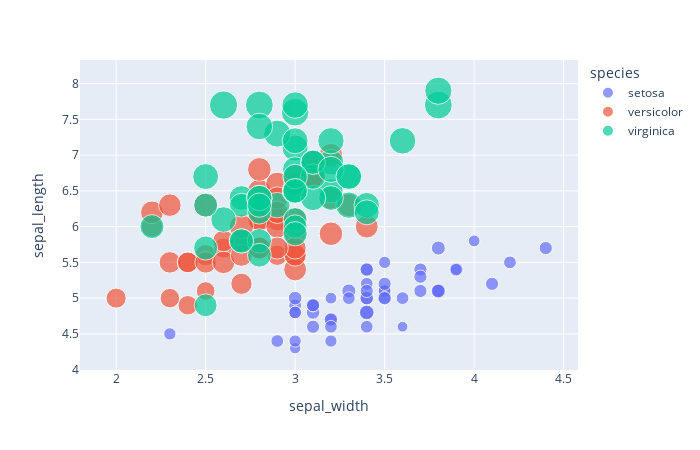

Notebook code cell kept with this figure:
### Code cell
df = px.data.iris()
fig = (px.scatter(df, x="sepal_width", y="sepal_length", color="species",
                 size='petal_length', hover_data=['petal_width'])
 .update_layout(autosize=False))
fig

### Figure 1 — Plotly figure (JSON) as saved in the notebook; plotly's stock layout.template omitted (floating-point values rounded to 4 significant figures)
{"data": [{"customdata": [[0.2], [0.2], [0.2], [0.2], [0.2], [0.4], [0.3], [0.2], [0.2], [0.1], [0.2], [0.2], [0.1], [0.1], [0.2], [0.4], [0.4], [0.3], [0.3], [0.3], [0.2], [0.4], [0.2], [0.5], [0.2], [0.2], [0.4], [0.2], [0.2], [0.2], [0.2], [0.4], [0.1], [0.2], [0.1], [0.2], [0.2], [0.1], [0.2], [0.2], [0.3], [0.3], [0.2], [0.6], [0.4], [0.3], [0.2], [0.2], [0.2], [0.2]], "hovertemplate": "species=setosa<br>sepal_width=%{x}<br>sepal_length=%{y}<br>petal_length=%{marker.size}<br>petal_width=%{customdata[0]}<extra></extra>", "legendgroup": "setosa", "marker": {"color": "#636efa", "size": [1.4, 1.4, 1.3, 1.5, 1.4, 1.7, 1.4, 1.5, 1.4, 1.5, 1.5, 1.6, 1.4, 1.1, 1.2, 1.5, 1.3, 1.4, 1.7, 1.5, 1.7, 1.5, 1, 1.7, 1.9, 1.6, 1.6, 1.5, 1.4, 1.6, 1.6, 1.5, 1.5, 1.4, 1.5, 1.2, 1.3, 1.5, 1.3, 1.5, 1.3, 1.3, 1.3, 1.6, 1.9, 1.4, 1.6, 1.4, 1.5, 1.4], "sizemode": "area", "sizeref": 0.01725, "symbol": "circle"}, "mode": "markers", "name": "setosa", "showlegend": true, "type": "scatter", "x": [3.5, 3, 3.2, 3.1, 3.6, 3.9, 3.4, 3.4, 2.9, 3.1, 3.7, 3.4, 3, 3, 4, 4.4, 3.9, 3.5, 3.8, 3.8, 3.4, 3.7, 3.6, 3.3, 3.4, 3, 3.4, 3.5, 3.4, 3.2, 3.1, 3.4, 4.1, 4.2, 3.1, 3.2, 3.5, 3.1, 3, 3.4, 3.5, 2.3, 3.2, 3.5, 3.8, 3, 3.8, 3.2, 3.7, 3.3], "xaxis": "x", "y": [5.1, 4.9, 4.7, 4.6, 5, 5.4, 4.6, 5, 4.4, 4.9, 5.4, 4.8, 4.8, 4.3, 5.8, 5.7, 5.4, 5.1, 5.7, 5.1, 5.4, 5.1, 4.6, 5.1, 4.8, 5, 5, 5.2, 5.2, 4.7, 4.8, 5.4, 5.2, 5.5, 4.9, 5, 5.5, 4.9, 4.4, 5.1, 5, 4.5, 4.4, 5, 5.1, 4.8, 5.1, 4.6, 5.3, 5], "yaxis": "y"}, {"customdata": [[1.4], [1.5], [1.5], [1.3], [1.5], [1.3], [1.6], [1], [1.3], [1.4], [1], [1.5], [1], [1.4], [1.3], [1.4], [1.5], [1], [1.5], [1.1], [1.8], [1.3], [1.5], [1.2], [1.3], [1.4], [1.4], [1.7], [1.5], [1], [1.1], [1], [1.2], [1.6], [1.5], [1.6], [1.5], [1.3], [1.3], [1.3], [1.2], [1.4], [1.2], [1], [1.3], [1.2], [1.3], [1.3], [1.1], [1.3]], "hovertemplate": "species=versicolor<br>sepal_width=%{x}<br>sepal_length=%{y}<br>petal_length=%{marker.size}<br>petal_width=%{customdata[0]}<extra></extra>", "legendgroup": "versicolor", "marker": {"color": "#EF553B", "size": [4.7, 4.5, 4.9, 4, 4.6, 4.5, 4.7, 3.3, 4.6, 3.9, 3.5, 4.2, 4, 4.7, 3.6, 4.4, 4.5, 4.1, 4.5, 3.9, 4.8, 4, 4.9, 4.7, 4.3, 4.4, 4.8, 5, 4.5, 3.5, 3.8, 3.7, 3.9, 5.1, 4.5, 4.5, 4.7, 4.4, 4.1, 4, 4.4, 4.6, 4, 3.3, 4.2, 4.2, 4.2, 4.3, 3, 4.1], "sizemode": "area", "sizeref": 0.01725, "symbol": "circle"}, "mode": "markers", "name": "versicolor", "showlegend": true, "type": "scatter", "x": [3.2, 3.2, 3.1, 2.3, 2.8, 2.8, 3.3, 2.4, 2.9, 2.7, 2, 3, 2.2, 2.9, 2.9, 3.1, 3, 2.7, 2.2, 2.5, 3.2, 2.8, 2.5, 2.8, 2.9, 3, 2.8, 3, 2.9, 2.6, 2.4, 2.4, 2.7, 2.7, 3, 3.4, 3.1, 2.3, 3, 2.5, 2.6, 3, 2.6, 2.3, 2.7, 3, 2.9, 2.9, 2.5, 2.8], "xaxis": "x", "y": [7, 6.4, 6.9, 5.5, 6.5, 5.7, 6.3, 4.9, 6.6, 5.2, 5, 5.9, 6, 6.1, 5.6, 6.7, 5.6, 5.8, 6.2, 5.6, 5.9, 6.1, 6.3, 6.1, 6.4, 6.6, 6.8, 6.7, 6, 5.7, 5.5, 5.5, 5.8, 6, 5.4, 6, 6.7, 6.3, 5.6, 5.5, 5.5, 6.1, 5.8, 5, 5.6, 5.7, 5.7, 6.2, 5.1, 5.7], "yaxis": "y"}, {"customdata": [[2.5], [1.9], [2.1], [1.8], [2.2], [2.1], [1.7], [1.8], [1.8], [2.5], [2], [1.9], [2.1], [2], [2.4], [2.3], [1.8], [2.2], [2.3], [1.5], [2.3], [2], [2], [1.8], [2.1], [1.8], [1.8], [1.8], [2.1], [1.6], [1.9], [2], [2.2], [1.5], [1.4], [2.3], [2.4], [1.8], [1.8], [2.1], [2.4], [2.3], [1.9], [2.3], [2.5], [2.3], [1.9], [2], [2.3], [1.8]], "hovertemplate": "species=virginica<br>sepal_width=%{x}<br>sepal_length=%{y}<br>petal_length=%{marker.size}<br>petal_width=%{customdata[0]}<extra></extra>", "legendgroup": "virginica", "marker": {"color": "#00cc96", "size": [6, 5.1, 5.9, 5.6, 5.8, 6.6, 4.5, 6.3, 5.8, 6.1, 5.1, 5.3, 5.5, 5, 5.1, 5.3, 5.5, 6.7, 6.9, 5, 5.7, 4.9, 6.7, 4.9, 5.7, 6, 4.8, 4.9, 5.6, 5.8, 6.1, 6.4, 5.6, 5.1, 5.6, 6.1, 5.6, 5.5, 4.8, 5.4, 5.6, 5.1, 5.1, 5.9, 5.7, 5.2, 5, 5.2, 5.4, 5.1], "sizemode": "area", "sizeref": 0.01725, "symbol": "circle"}, "mode": "markers", "name": "virginica", "showlegend": true, "type": "scatter", "x": [3.3, 2.7, 3, 2.9, 3, 3, 2.5, 2.9, 2.5, 3.6, 3.2, 2.7, 3, 2.5, 2.8, 3.2, 3, 3.8, 2.6, 2.2, 3.2, 2.8, 2.8, 2.7, 3.3, 3.2, 2.8, 3, 2.8, 3, 2.8, 3.8, 2.8, 2.8, 2.6, 3, 3.4, 3.1, 3, 3.1, 3.1, 3.1, 2.7, 3.2, 3.3, 3, 2.5, 3, 3.4, 3], "xaxis": "x", "y": [6.3, 5.8, 7.1, 6.3, 6.5, 7.6, 4.9, 7.3, 6.7, 7.2, 6.5, 6.4, 6.8, 5.7, 5.8, 6.4, 6.5, 7.7, 7.7, 6, 6.9, 5.6, 7.7, 6.3, 6.7, 7.2, 6.2, 6.1, 6.4, 7.2, 7.4, 7.9, 6.4, 6.3, 6.1, 7.7, 6.3, 6.4, 6, 6.9, 6.7, 6.9, 5.8, 6.8, 6.7, 6.7, 6.3, 6.5, 6.2, 5.9], "yaxis": "y"}], "layout": {"autosize": false, "height": 450, "legend": {"itemsizing": "constant", "title": {"text": "species"}, "tracegroupgap": 0}, "margin": {"t": 60}, "width": 700, "xaxis": {"anchor": "y", "autorange": true, "domain": [0, 1], "range": [1.797, 4.581], "title": {"text": "sepal_width"}, "type": "linear"}, "yaxis": {"anchor": "x", "autorange": true, "domain": [0, 1], "range": [3.995, 8.33], "title": {"text": "sepal_length"}, "type": "linear"}}}
